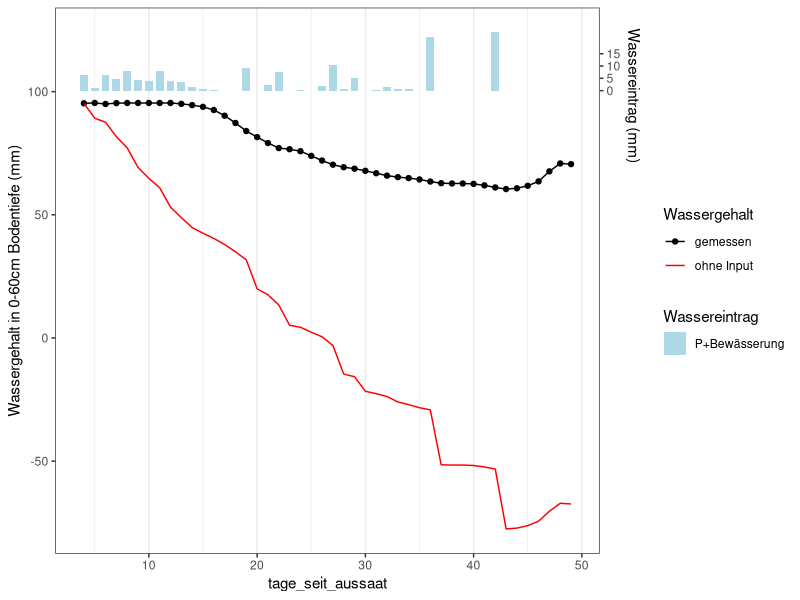
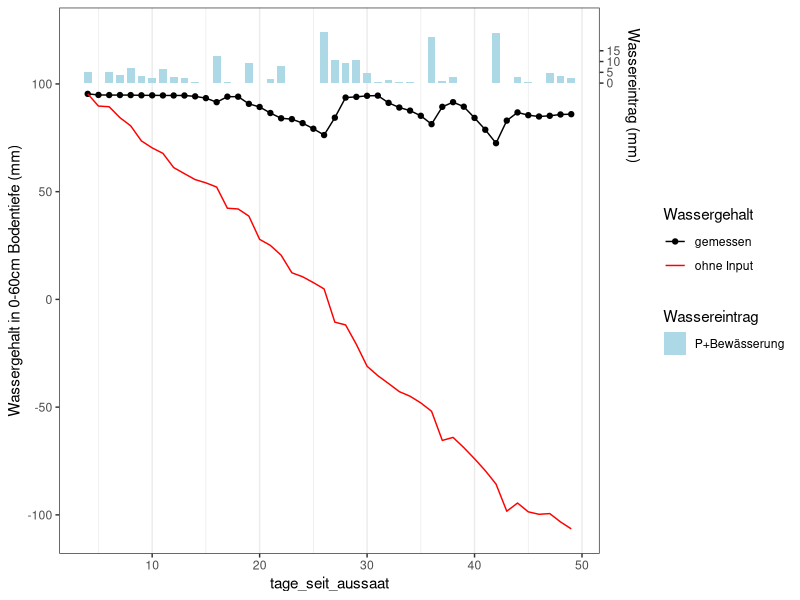
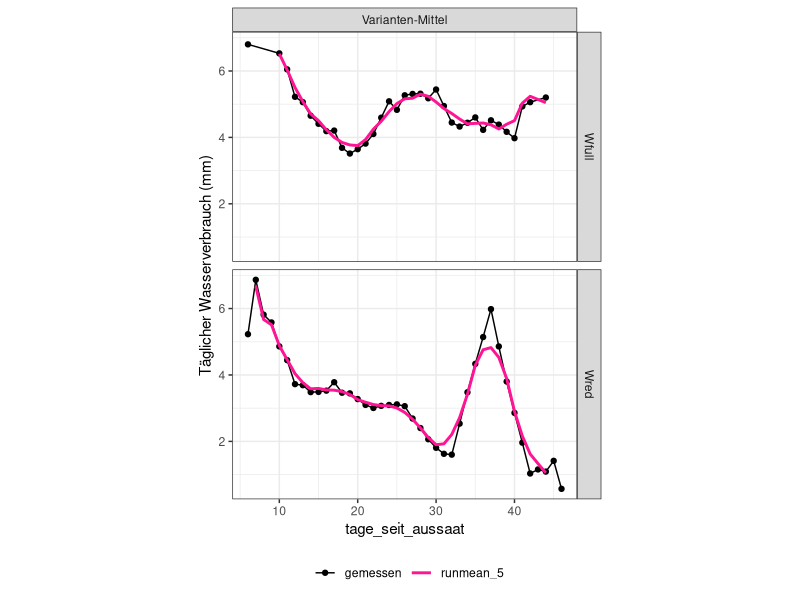
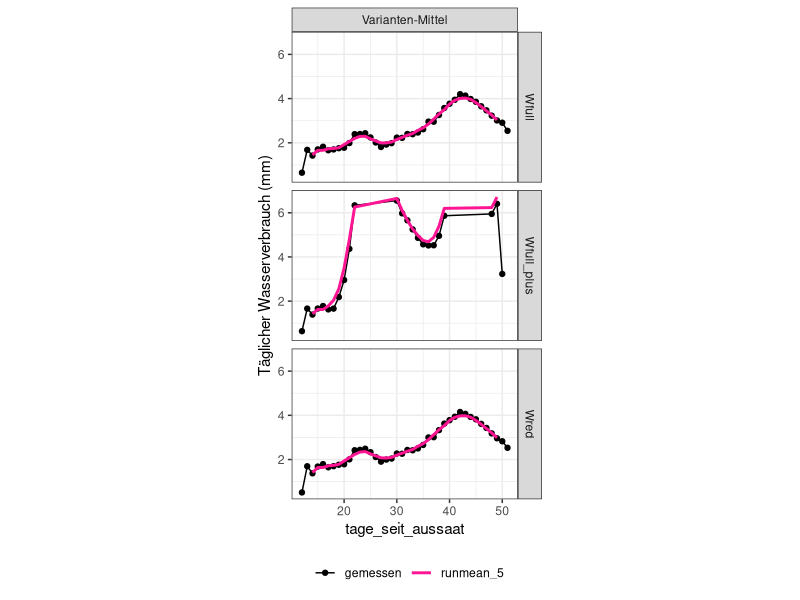
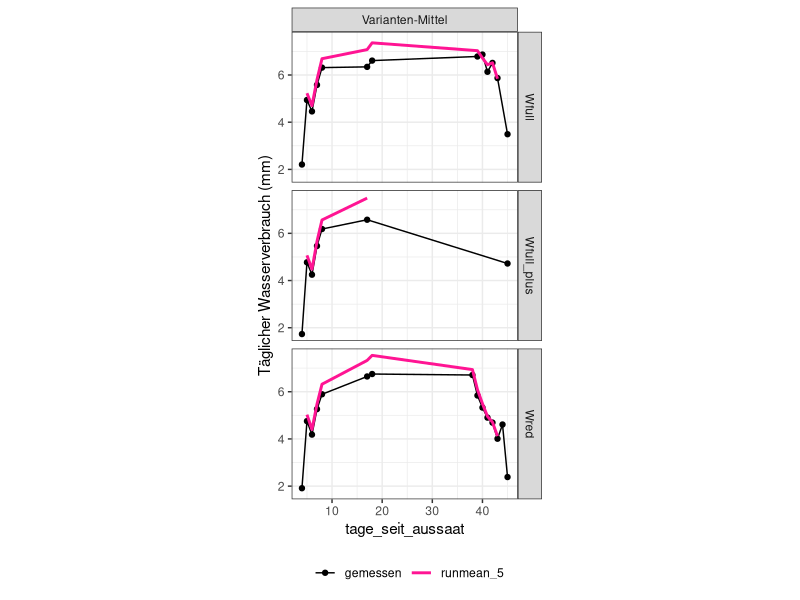
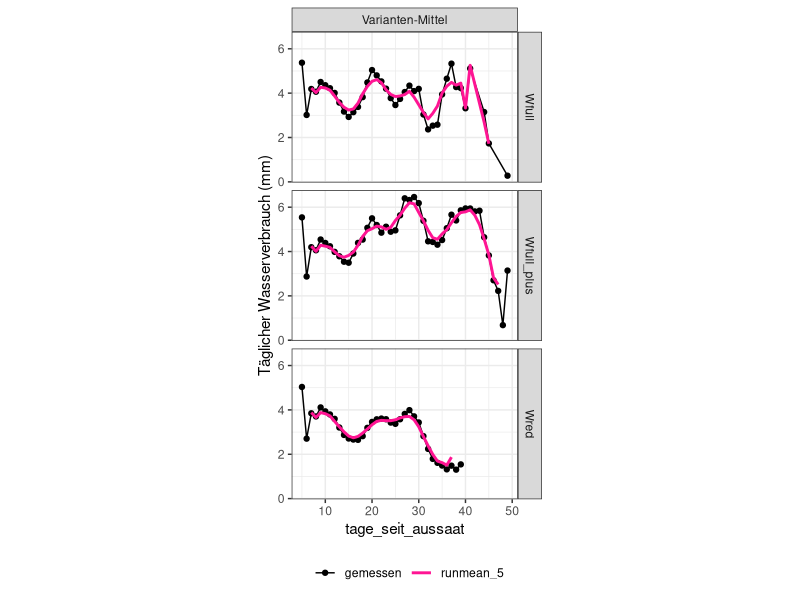
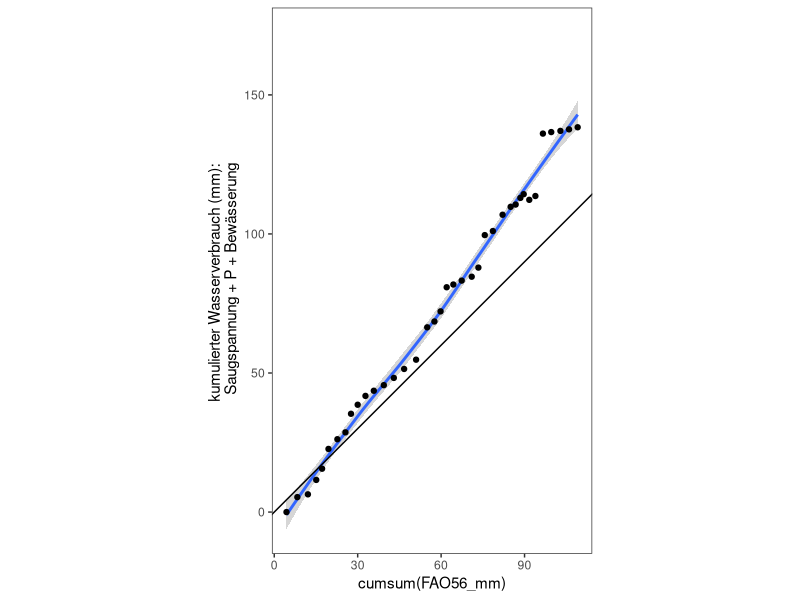

Generate these figures, in order, with R:
## ---- chunk 1
library(data.table)
library(dplyr)
library(ggplot2)
library(lubridate)
#library(ggnewscale)
#library(tidyr)
## ---- chunk 2
input_tabelle <- fread("../data/derived_data/input_tabelle_2020_2021_20220504.csv") %>%
    mutate_at("zeit_messung", ~as_date(.))# %>%
#    mutate_at(c("T0020_nFK","T2040_nFK","T4060_nFK"), ~ifelse(.<52,NA,.)) 
#kleinere Werte nicht im vorgegeben Bereich des Tensiometers // doch nicht. löschen.

input_tabelle
## ---- chunk 3
wasserverbrauch <- input_tabelle %>%  
    
    #Wasserinput und freien Speicher berechnen
    mutate_at(c("freier_Speicher_T0020_mm", 
                "freier_Speicher_T2040_mm", 
                "freier_Speicher_T4060_mm"), ~ifelse(.<0,0,.)) %>% 
    rowwise() %>%
    
    mutate(T0060_mm_ohne_Auswaschung = T0060_mm - 
               T0020_Auswaschung_mm - 
               T2040_Auswaschung_mm - 
               T4060_Auswaschung_mm ) %>%
    
    #Auswaschung aus oberen beiden Schichten als Input anrechnen.
    mutate(wasserinput_mm = sum(niederschlag_mm, 
                                bewaesserung_mm,
                                T0020_Auswaschung_mm,                                         ###weg? 
                                T2040_Auswaschung_mm,                                         ###weg?
                                na.rm = TRUE) ,               
           #Wenn ein Tensio-Wert fehlt, dann NA
           freier_Speicher_T0060_mm = sum(freier_Speicher_T0020_mm,
                                          freier_Speicher_T2040_mm,
                                          freier_Speicher_T4060_mm, na.rm = FALSE)) %>% 
    
    
    
    #Fehlende Werte Approximieren:
    group_by(satz_id, variante_H2O, wiederholung) %>%
    mutate_at(c("freier_Speicher_T0060_mm","T0060_mm_ohne_Auswaschung"), 
              ~zoo::na.approx(., na.rm = FALSE))%>%
    
    
    
    mutate(wasserinput_vortag = c(0, wasserinput_mm[1:(n()-1)])) %>%
    mutate(wasserinput_vortag_cumsum = cumsum(wasserinput_vortag)) %>% ##cumsum
    mutate(T0060_mm_ohne_input = T0060_mm_ohne_Auswaschung - wasserinput_vortag_cumsum,
           freier_Speicher_T0060_mm_ohne_input = freier_Speicher_T0060_mm + 
               wasserinput_vortag_cumsum) %>%
    
    
    #Daten smoothen:
    mutate(wasser_diff = c(0,diff(T0060_mm_ohne_input)),
           T0060_mm_ohne_input_smooth = zoo::rollmean(T0060_mm_ohne_input, 
                                                      k = 5, align = "center", 
                                                      na.pad = TRUE),
           kumulierter_Wasserverbrauch = freier_Speicher_T0060_mm_ohne_input - 
               min(freier_Speicher_T0060_mm_ohne_input, na.rm = TRUE)) %>%
    mutate(kumulierter_Wasserverbrauch_smooth = 
               zoo::rollmean(kumulierter_Wasserverbrauch, 
                             k = 5, align = "center", na.pad = TRUE)) %>%
    mutate_at("kumulierter_Wasserverbrauch_smooth", 
              ~ifelse(is.na(.), kumulierter_Wasserverbrauch,.)) %>%
    mutate_at("kumulierter_Wasserverbrauch_smooth", 
              ~zoo::rollmean(., k = 5, align = "center", na.pad = TRUE)) %>%
    mutate_at("kumulierter_Wasserverbrauch_smooth", 
              ~ifelse(is.na(.), kumulierter_Wasserverbrauch,.)) %>%
    mutate(taeglicher_wasserverbrauch = c(NA, diff(kumulierter_Wasserverbrauch_smooth)))%>%
    ungroup
## ---- chunk 4
m <- wasserverbrauch %>% 
    group_by(satz_id, variante_H2O, wiederholung) %>%
    summarize(Verbrauch = sum(wasserinput_mm, na.rm = TRUE)) %>%
    group_by(variante_H2O) %>%
    summarize(Verbrauch = mean(Verbrauch, na.rm = TRUE) %>% round(., 2))

cat(paste("Der gesamte Wassereintrag (Niederschlag  + Bewässerung - Verdunstung) beträgt:mm"))
m
## ---- chunk 5
plot_wassergehalt <- function(satz_nr, variante, wdh, x){
    
    data1 <- wasserverbrauch %>% filter(satz_id ==satz_nr, 
                                        variante_H2O == variante, 
                                        wiederholung == wdh)
    mm_max <- max(data1$T0060_mm_ohne_Auswaschung, na.rm = TRUE) +5
    breite <- (range(pull(data1,x), na.rm = TRUE) %>% diff)*0.008
    
    p <- ggplot(data1, aes(!!sym(x),T0060_mm_ohne_Auswaschung)) +
        #Wasser-Input:
        geom_rect(aes(xmin = !!sym(x)  - breite, #Tage_seit_Aussaat oder tempsum
                      xmax = !!sym(x) + breite, #Tage_seit_Aussaat oder tempsum
                      ymin = mm_max, ymax = wasserinput_mm + mm_max,
                      fill = "P+Bewässerung")) +
        geom_point(aes(color="gemessen")) + 
        geom_line(aes(color="gemessen")) + 
        #Wassergehalt abzüglich des Eintrags durch P + Bewässerung
        geom_line(aes(y=T0060_mm_ohne_input, color = "ohne Input")) +
        ylab("Wassergehalt in 0-60cm Bodentiefe (mm)") + #xlab(x) +
        theme_bw() + 
        scale_fill_manual("Wassereintrag", 
                          values = c("P+Bewässerung" = "lightblue")) + 
        scale_color_manual("Wassergehalt", 
                           values = c("gemessen" = "black",
                                      "ohne Input"="red" )) + 
        scale_y_continuous(sec.axis = sec_axis(~.-mm_max, breaks = c(0,5,10,15), 
                                               name = "Wassereintrag (mm)"))+
        theme(panel.grid.major.y  = element_blank(), 
              panel.grid.minor.y = element_blank(), 
              axis.title.y.right = element_text(hjust = 0.05, vjust = 1)) 
    p
}
## ---- chunk 6
plot_wassergehalt(x = "tage_seit_aussaat", satz_nr = 5, variante = "Wfull", wdh = "a")
plot_wassergehalt(x = "tage_seit_aussaat", satz_nr = 5, variante = "Wfull_plus", wdh = "b")

#plot_wassergehalt(x = "Tempsum", satz_nr = 5, variante = "Wfull", wdh = "a")
## ---- chunk 7
wasserverbrauch <- 
    wasserverbrauch %>% 
    group_by(satz_id, variante_H2O, wiederholung) %>%
    # left_join(sigmoid_fit_df %>% 
    #               rename(kumulierter_Wasserverbrauch_sigmoid = kumulierter_Wasserverbrauch), 
    #           by = "Tempsum") %>%
    mutate(tempsum_diff = c(0, diff(Tempsum))) %>%
    #    mutate(taeglicher_wasserverbrauch_sigmoid_tempsum = c(0, diff(kumulierter_Wasserverbrauch_sigmoid_tempsum)) / tempsum_diff) %>%
    
    #    mutate(taeglicher_wasserverbrauch_sigmoid = c(NA, diff(kumulierter_Wasserverbrauch_sigmoid_tage))) %>%
    mutate(taeglicher_wasserverbrauch_smooth = 
               zoo::rollmean(taeglicher_wasserverbrauch, k = 5, align = "center", na.pad = TRUE)) %>%
    #mutate_at("taeglicher_wasserverbrauch_smooth", ~ifelse(is.na(.), taeglicher_wasserverbrauch,.)) %>%
    ungroup %>%
    mutate(wasser_sum = cumsum(wasserinput_mm), .before=wasserinput_mm) %>%
    mutate(x_temp_wasser_sum = Tempsum*wasser_sum, .before=wasserinput_mm)

## ---- chunk 8
#a <- wasserverbrauch %>%
#     select(tempsum, kumulierter_Wasserverbrauch_sigmoid)
# b <- approx(x = a$tempsum, y = a$kumulierter_Wasserverbrauch_sigmoid, method = "constant", rule = 1,n = nrow(wasserverbrauch))
# b
# plot(b$y)
# mutate(tempsum_diff = c(0, diff(tempsum))) %>%
#     mutate(taeglicher_wasserverbrauch_sigmoid = c(0, diff(kumulierter_Wasserverbrauch_sigmoid)) - tempsum_diff)


## ---- chunk 9
plot_wasser_cumsum <- function(x, satz_nr, variante, wdh, log=FALSE){ #fit
    
    data1 <- wasserverbrauch %>% filter(satz_id ==satz_nr, 
                                        variante_H2O == variante,
                                        wiederholung == wdh) %>%
        mutate(x = if(log == TRUE){log(!!sym(x))}else{!!sym(x)})
    
    ggplot(data = data1, 
           aes(x,
               kumulierter_Wasserverbrauch)) + 
        geom_point(aes(color = "gemessen")) + geom_line(aes(color = "gemessen")) + 
        # geom_line(data = wasserverbrauch,
        #           aes(!!sym(x),!!sym(fit),
        #               color = "sigmoid fit"),size=1) +
        geom_line(aes(y=kumulierter_Wasserverbrauch_smooth, color = "runmean_5"), size=1) +
        ylab("Kumulierter Wasserverbrauch (mm)") + xlab(ifelse(log == TRUE, paste("log_", x), x)) +
        theme_bw() + 
        theme(panel.grid = element_blank()) + 
        scale_color_manual(values = c("gemessen"="black", 
                                      "runmean_5"="deeppink"))#, "sigmoid fit" = "deepskyblue"))
}

# plot_wasser_cumsum("tage_seit_Aussaat", fit = "kumulierter_Wasserverbrauch_sigmoid_tage")
# plot_wasser_cumsum("Tempsum", fit = "kumulierter_Wasserverbrauch_sigmoid_tempsum")

## ---- chunk 10
# plot_wasser_cumsum("tage_seit_aussaat",  satz_nr = 5, variante = "Wfull", wdh = "a", log = FALSE)
# plot_wasser_cumsum("tage_seit_aussaat",  satz_nr = 5, variante = "Wfull", wdh = "a", log = TRUE)
# plot_wasser_cumsum("x_temp_wasser_sum",  satz_nr = 5, variante = "Wfull", wdh = "a", log = FALSE)
# plot_wasser_cumsum("x_temp_wasser_sum",  satz_nr = 5, variante = "Wfull", wdh = "a", log = TRUE)
# 
# plot_wasser_cumsum("tage_seit_aussaat",  satz_nr = 5, variante = "Wfull", wdh = "b")
# plot_wasser_cumsum("tage_seit_aussaat",  satz_nr = 5, variante = "Wfull", wdh = "c")
# plot_wasser_cumsum("tage_seit_aussaat",  satz_nr = 5, variante = "Wfull", wdh = "d")
## ---- chunk 11
# plot_wasser_cumsum("tage_seit_aussaat",  satz_nr = 5, variante = "Wfull_plus", wdh = "a")
# plot_wasser_cumsum("tage_seit_aussaat",  satz_nr = 5, variante = "Wfull_plus", wdh = "b")
# plot_wasser_cumsum("tage_seit_aussaat",  satz_nr = 5, variante = "Wfull_plus", wdh = "c")
# 
# plot_wasser_cumsum("tage_seit_aussaat",  satz_nr = 5, variante = "Wfull_plus", wdh = "d")
# plot_wasser_cumsum("x_temp_wasser_sum",  satz_nr = 5, variante = "Wfull_plus", wdh = "d")
# plot_wasser_cumsum("x_temp_wasser_sum",  satz_nr = 5, variante = "Wfull_plus", wdh = "d", log = TRUE)

## ---- chunk 12
wasserverbrauch_pro_variante <- wasserverbrauch %>% ungroup() %>% 
    select(-wiederholung) %>%
    group_by(satz_id, variante_H2O, zeit_messung, tage_seit_aussaat)%>%
    summarise_all(mean, na.rm=TRUE) %>%
    mutate(wiederholung = "Varianten-Mittel", .after = variante_H2O)
wasserverbrauch_pro_variante
## ---- chunk 13
# wasserverbrauch <- wasserverbrauch %>%
#     mutate_at("taeglicher_wasserverbrauch", ~approx(x = ., rule = 2, n = n())$y) %>%
#     mutate(taeglicher_wasserverbrauch_smooth = 
#                signal::sgolayfilt(taeglicher_wasserverbrauch,p = 3, n = 21))

plot_taeglichen_wasserverbrauch <- function(satz_nr, wdh = "Varianten-Mittel"){
    
    data1 <- if(wdh=="Varianten-Mittel"){wasserverbrauch_pro_variante} else{wasserverbrauch}
    
    data1 <- data1 %>% filter(satz_id ==satz_nr) %>%
        filter(between(taeglicher_wasserverbrauch,0,7))
    
    ratio1 <-  if(wdh=="Varianten-Mittel"){2/3} else{3/4}
    
    ggplot(data = data1, aes(x = tage_seit_aussaat,#x_temp_wasser_sum, #, 
                             y = taeglicher_wasserverbrauch,
                             color="gemessen")) + 
        geom_point() + geom_line() + 
        geom_line(aes(y = taeglicher_wasserverbrauch_smooth, color = "runmean_5"),size=1) + 
        # geom_line(aes(y = taeglicher_wasserverbrauch_sigmoid,#*
        # mean(diff(wasserverbrauch$tempsum), na.rm = TRUE), 
        # color = "sigmoid fit"),size=1) + 
        scale_color_manual("", values = c("gemessen"="black", 
                                          "runmean_5"="deeppink"))+#, 
        #                                      "sigmoid fit" = "deepskyblue")) +
        ylab("Täglicher Wasserverbrauch (mm)") + 
        theme_bw() +
        theme(aspect.ratio=ratio1,
              legend.position = "bottom")+
        facet_grid(variante_H2O~wiederholung)
}
## ---- chunk 14
#```{r, fig.height=5}
plot_taeglichen_wasserverbrauch(satz_nr = 2, wdh = "Varianten-Mittel")
#plot_taeglichen_wasserverbrauch(satz_nr = 2, wdh = "")

plot_taeglichen_wasserverbrauch(satz_nr = 3, wdh = "Varianten-Mittel")
#plot_taeglichen_wasserverbrauch(satz_nr = 3, wdh = "")

plot_taeglichen_wasserverbrauch(satz_nr = 4, wdh = "Varianten-Mittel")
#plot_taeglichen_wasserverbrauch(satz_nr = 4, wdh = "")

plot_taeglichen_wasserverbrauch(satz_nr = 5, wdh = "Varianten-Mittel")
#plot_taeglichen_wasserverbrauch(satz_nr = 5, wdh = "")
## ---- chunk 15
#write.table(wasserverbrauch, "../data/derived_data/wasserverbrauch_2021_Satz1.csv", 
#            sep = ";", row.names = FALSE, dec = ".")
## ---- chunk 16
ggplot(wasserverbrauch_pro_variante %>% filter(satz_id==5 & variante_H2O == "Wfull"), 
       aes(cumsum(FAO56_mm),kumulierter_Wasserverbrauch)) + 
    geom_smooth() + 
    geom_point() + 
    geom_abline(slope = 1, intercept = 0, aes(color="1:1-Linie")) + 
    coord_fixed() + 
    ylab("kumulierter Wasserverbrauch (mm): \n Saugspannung + P + Bewässerung") + 
    theme_bw() + 
    theme(panel.grid = element_blank())
## ---- chunk 17

